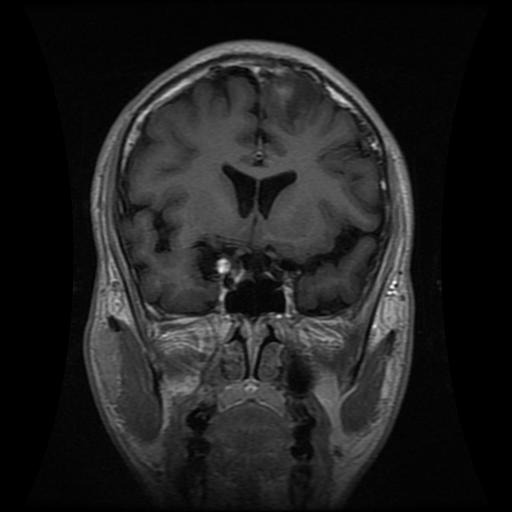
#> input picture data/raw/Testing/glioma/Te-gl_121.jpg, 512 x 512 px; its folder holds only this picture in this run
$ python -i preprocessing.py   (imports and definitions only)
#> lines starting #> are read from the running program, lines starting #| are printed output that depends on the picture; after the words box and inside, x2 and y2 are one past the last pixel; in counts of white or black regions, pixels touching at a corner belong together
#> in preprocess_image, img is the input picture: shape (512, 512, 3); min 0, max 255, mean 31.7
import cv2
import numpy as np
import os

IMG_SIZE = 224

# 🔹 CLAHE (Contrast Limited Adaptive Histogram Equalization)
def apply_clahe(img):
    gray = cv2.cvtColor(img, cv2.COLOR_BGR2GRAY)
    clahe = cv2.createCLAHE(clipLimit=2.0, tileGridSize=(8,8))
    enhanced = clahe.apply(gray)
    return enhanced

# 🔹 Skull Stripping (simple version)
def skull_stripping(img):
    gray = cv2.cvtColor(img, cv2.COLOR_BGR2GRAY)

    # Threshold
    _, thresh = cv2.threshold(gray, 45, 255, cv2.THRESH_BINARY)
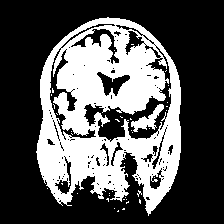
#> thresh: shape (224, 224); 34% white; 39 white regions (37 under 20 px), largest, box (x1, y1, x2, y2) and area: (36, 17, 181, 216) 16640, (131, 104, 164, 132) 339

    # Remove noise
    thresh = cv2.medianBlur(thresh, 5)
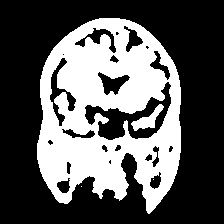
#> thresh: shape (224, 224); 35.3% white; 4 white regions (2 under 20 px)

    # Find largest contour (brain area)
    contours, _ = cv2.findContours(thresh, cv2.RETR_EXTERNAL, cv2.CHAIN_APPROX_SIMPLE)
#> contours = 2 contours, 1 with area under 20; largest, box (x1, y1, x2, y2) and area: (37, 18, 181, 214) 21408

    if len(contours) > 0:
        c = max(contours, key=cv2.contourArea)
#> c = contour of 299 points, box (x1, y1, x2, y2) (37, 18, 181, 214), area 21408
        mask = np.zeros(gray.shape, np.uint8)
        cv2.drawContours(mask, [c], -1, 255, -1)
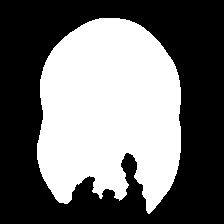
#> mask: shape (224, 224); 43.3% white; 1 white region, box (x1, y1, x2, y2) and area: (37, 18, 181, 214) 21734
        img = cv2.bitwise_and(img, img, mask=mask)
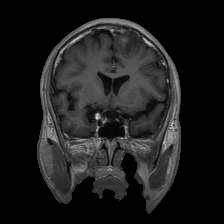
#> img: shape (224, 224, 3); min 0, max 243, mean 28.3

    return img

# 🔹 Full preprocessing pipeline
def preprocess_image(img_path):
    img = cv2.imread(img_path)

    # Resize
    img = cv2.resize(img, (IMG_SIZE, IMG_SIZE))

    # Skull stripping
    img = skull_stripping(img)

    # CLAHE enhancement
    img = apply_clahe(img)
#> in apply_clahe, `enhanced = clahe.apply(gray)`:
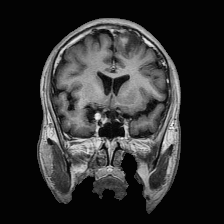
#> enhanced: shape (224, 224); min 1, max 251, mean 45.7

    # Normalize
    img = img / 255.0
#> img: shape (224, 224) float64

    # Convert to 3 channel (important!)
    img = np.stack((img,)*3, axis=-1)
#> img: shape (224, 224, 3) float64

    return img


# 🔹 Load dataset
def load_data(data_dir):
    images = []
    labels = []

    classes = os.listdir(data_dir)

    for label, class_name in enumerate(classes):
        class_path = os.path.join(data_dir, class_name)

        for img_name in os.listdir(class_path):
            img_path = os.path.join(class_path, img_name)

            try:
                img = preprocess_image(img_path)
                images.append(img)
                labels.append(label)
            except:
                continue

    return np.array(images), np.array(labels)

>>> result = preprocess_image('../data/raw/Testing/glioma/Te-gl_121.jpg')

$ run again, on data/raw/Testing/glioma/Te-gl_128.jpg
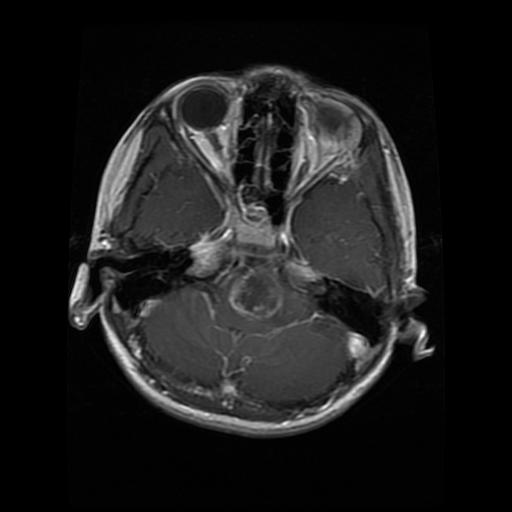
#> input picture data/raw/Testing/glioma/Te-gl_128.jpg, 512 x 512 px
#> in preprocess_image, img is the input picture: shape (512, 512, 3); min 0, max 255, mean 28
#> in skull_stripping, `thresh = cv2.medianBlur(thresh, 5)`:
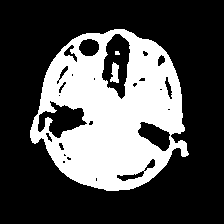
#> thresh: shape (224, 224); 31% white; 3 white regions (1 under 20 px)
#> contours = 1 contour; box (x1, y1, x2, y2) and area: (30, 29, 189, 191) 18694
#> c = contour of 270 points, box (x1, y1, x2, y2) (30, 29, 189, 191), area 18694
#> mask: shape (224, 224); 37.8% white; 1 white region, box (x1, y1, x2, y2) and area: (30, 29, 189, 191) 18949
#> in apply_clahe, `enhanced = clahe.apply(gray)`:
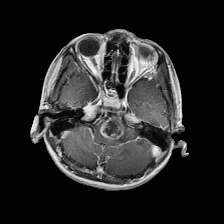
#> enhanced: shape (224, 224); min 1, max 254, mean 40

$ run again, on data/raw/Testing/glioma/Te-gl_138.jpg
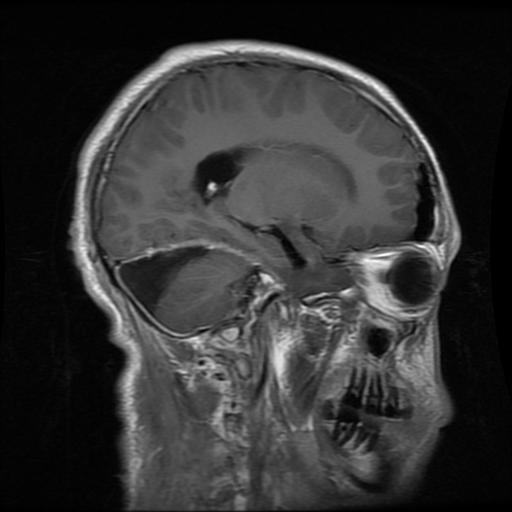
#> input picture data/raw/Testing/glioma/Te-gl_138.jpg, 512 x 512 px
#> in preprocess_image, img is the input picture: shape (512, 512, 3); min 0, max 252, mean 50.9
#> in skull_stripping, `thresh = cv2.medianBlur(thresh, 5)`:
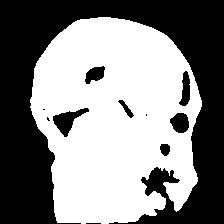
#> thresh: shape (224, 224); 52.4% white; 11 black regions (4 under 20 px)
#> contours = 1 contour; box (x1, y1, x2, y2) and area: (30, 17, 202, 224) 27334
#> c = contour of 359 points, box (x1, y1, x2, y2) (30, 17, 202, 224), area 27334
#> mask: shape (224, 224); 55.2% white; 2 black regions (1 under 20 px), largest, box (x1, y1, x2, y2) and area: (0, 0, 224, 224) 22452
#> in apply_clahe, `enhanced = clahe.apply(gray)`:
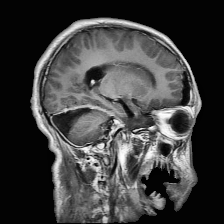
#> enhanced: shape (224, 224); min 1, max 254, mean 63.2

$ run again, on data/raw/Testing/glioma/Te-gl_145.jpg
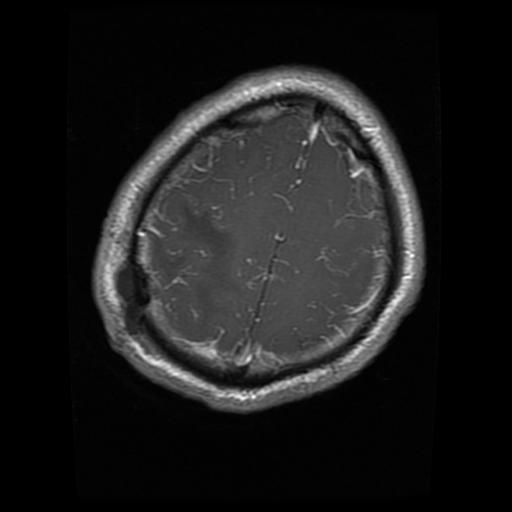
#> input picture data/raw/Testing/glioma/Te-gl_145.jpg, 512 x 512 px
#> in preprocess_image, img is the input picture: shape (512, 512, 3); min 0, max 255, mean 28.1
#> in skull_stripping, `thresh = cv2.medianBlur(thresh, 5)`:
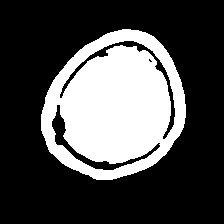
#> thresh: shape (224, 224); 29.5% white; 1 white region
#> contours = 1 contour; box (x1, y1, x2, y2) and area: (41, 29, 186, 180) 16275
#> c = contour of 220 points, box (x1, y1, x2, y2) (41, 29, 186, 180), area 16275
#> mask: shape (224, 224); 32.8% white; 1 white region, box (x1, y1, x2, y2) and area: (41, 29, 186, 180) 16481
#> in apply_clahe, `enhanced = clahe.apply(gray)`:
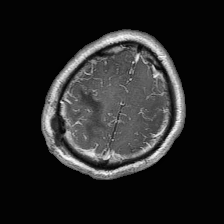
#> enhanced: shape (224, 224); min 2, max 250, mean 36.2
